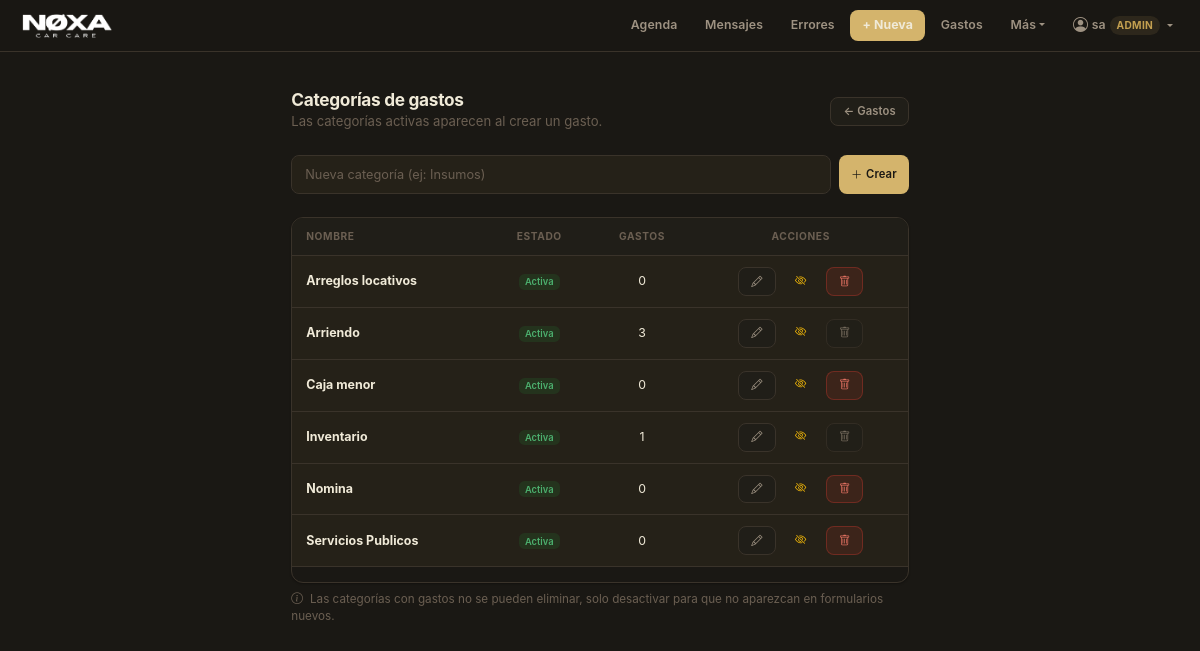
The page /expense-categories (signed in) on the database its author committed.
### app.py (models this page shows, shortened)
class User(db.Model):
    __tablename__ = "users"
    id           = db.Column(db.Integer, primary_key=True)
    username     = db.Column(db.String(80), nullable=False, unique=True)
    password_hash= db.Column(db.String(256), nullable=False)
    role         = db.Column(db.String(20), nullable=False, default="operario")
    is_active    = db.Column(db.Boolean, default=True)
    created_at   = db.Column(db.DateTime, nullable=False, default=datetime.utcnow)
    must_change_password = db.Column(db.Boolean, default=False)
    salary          = db.Column(db.Integer, default=0)
    is_trial_period = db.Column(db.Boolean, default=False)  # override manual (legado)
    hire_date       = db.Column(db.Date, nullable=True)     # fecha real de ingreso

class ExpenseCategory(db.Model):
    __tablename__ = "expense_categories"
    id = db.Column(db.Integer, primary_key=True)
    name = db.Column(db.String(80), nullable=False, unique=True)
    is_active = db.Column(db.Boolean, default=True)

### app.py (the view)
@app.route("/expense-categories")
def expense_categories_list():
    if not getattr(g, "current_user", None) or g.current_user.role != "admin":
        flash("Acceso restringido a administradores.", "danger")
        return redirect(url_for("expenses_list"))
    categories = ExpenseCategory.query.order_by(ExpenseCategory.name).all()
    from sqlalchemy import func
    counts = {
        row.category: row.count
        for row in db.session.query(
            Expense.category, func.count(Expense.id).label("count")
        ).group_by(Expense.category).all()
    }
    return render_template("expense_categories.html", categories=categories, counts=counts)

### app.py (called while the page is built)
@app.before_request
def require_login():
    endpoint = request.endpoint
    if endpoint in PUBLIC_ENDPOINTS:
        return
    user_id = session.get("user_id")
    if not user_id:
        return redirect(url_for("login", next=request.path))
    user = User.query.get(user_id)
    if not user or not user.is_active:
        session.clear()
        return redirect(url_for("login"))
    g.current_user = user
    if bool(user.must_change_password) and endpoint not in CHANGE_PWD_ENDPOINTS:
        flash("Debes cambiar tu contraseña antes de continuar.", "warning")
        return redirect(url_for("change_password"))
    if user.role == "operario" and endpoint not in OPERARIO_ENDPOINTS:
        flash("No tienes permiso para acceder a esa sección.", "danger")
        return redirect(url_for("calendar_view"))

@app.context_processor
def inject_user():
    return {"current_user": getattr(g, "current_user", None)}

### templates/expense_categories.html (shortened to what this page needs)
{% extends "base.html" %}
{% block content %}
<div class="container mt-4" style="max-width:640px;">
  <div class="d-flex align-items-center justify-content-between mb-4">
    <div>
      <h2 class="mb-0">Categorías de gastos</h2>
      <small class="text-muted">Las categorías activas aparecen al crear un gasto.</small>
    </div>
    <a href="{{ url_for('expenses_list') }}" class="btn btn-outline-secondary btn-sm">← Gastos</a>
  </div>
  <form method="POST" action="{{ url_for('expense_categories_new') }}"
        class="d-flex gap-2 mb-4">
    <input type="text" name="name" class="form-control"
           placeholder="Nueva categoría (ej: Insumos)" required autocomplete="off">
    <button type="submit" class="btn btn-primary btn-sm" style="white-space:nowrap;">
      <i class="bi bi-plus-lg me-1"></i>Crear
    </button>
  </form>
  <div class="table-responsive">
    <table class="table table-dark table-hover align-middle">
      <thead>
        <tr>
          <th>Nombre</th>
          <th class="text-center">Estado</th>
          <th class="text-center">Gastos</th>
          <th class="text-center">Acciones</th>
        </tr>
      </thead>
      <tbody>
        {% for c in categories %}
        <tr>
          <td class="fw-bold" style="color:{% if not c.is_active %}var(--text3){% else %}var(--text){% endif %};">
            {{ c.name }}
          </td>
          <td class="text-center">
            {% if c.is_active %}
              <span class="badge bg-success">Activa</span>
            {% else %}
              <span class="badge bg-secondary">Inactiva</span>
            {% endif %}
          </td>
          <td class="text-center" style="font-size:0.82rem;color:var(--text2);">
            {{ counts.get(c.name, 0) }}
          </td>
          <td class="text-center">
            <div class="d-flex gap-2 justify-content-center">
              <button class="btn btn-sm btn-outline-secondary"
                      data-bs-toggle="modal"
                      data-bs-target="#modalRename"
                      data-id="{{ c.id }}"
                      data-name="{{ c.name }}"
                      title="Renombrar">
                <i class="bi bi-pencil"></i>
              </button>
              <form method="POST"
                    action="{{ url_for('expense_categories_toggle', category_id=c.id) }}"
                    class="m-0">
                {% if c.is_active %}
                  <button type="submit" class="btn btn-sm btn-outline-warning"
                          title="Desactivar">
                    <i class="bi bi-eye-slash"></i>
                  </button>
                {% else %}
                  <button type="submit" class="btn btn-sm btn-outline-success"
                          title="Activar">
                    <i class="bi bi-eye"></i>
                  </button>
                {% endif %}
              </form>
              {% if counts.get(c.name, 0) == 0 %}
              <form method="POST"
                    action="{{ url_for('expense_categories_delete', category_id=c.id) }}"
                    class="m-0"
                    onsubmit="return confirm('¿Eliminar la categoría \'{{ c.name }}\'?')">
                <button type="submit" class="btn btn-sm btn-outline-danger" title="Eliminar">
                  <i class="bi bi-trash"></i>
                </button>
              </form>
              {% else %}
              <button class="btn btn-sm btn-outline-secondary"
                      disabled
                      title="Tiene {{ counts.get(c.name, 0) }} gasto(s) — desactívala en lugar de eliminarla">
                <i class="bi bi-trash"></i>
              </button>
              {% endif %}
            </div>
          </td>
        </tr>
        {% endfor %}
      </tbody>
    </table>
  </div>
  <p class="text-muted mt-2" style="font-size:0.78rem;">
    <i class="bi bi-info-circle me-1"></i>
    Las categorías con gastos no se pueden eliminar, solo desactivar para que no aparezcan en formularios nuevos.
  </p>
</div>
{% endblock %}

### templates/base.html (shortened to what this page needs)
<!doctype html>
<html lang="es">
<head>
  <link href="https://cdn.jsdelivr.net/npm/bootstrap@5.3.3/dist/css/bootstrap.min.css" rel="stylesheet">
  <link href="https://cdn.jsdelivr.net/npm/bootstrap-icons@1.11.3/font/bootstrap-icons.min.css" rel="stylesheet">
</head>
<body>
<nav class="navbar navbar-expand-lg mb-0"
     style="background:rgba(26,24,20,0.95);backdrop-filter:blur(20px);-webkit-backdrop-filter:blur(20px);border-bottom:1px solid var(--border);">
  <div class="container-fluid px-3">
    <a class="navbar-brand" href="{{ url_for('calendar_view') }}" style="padding:0;">
      <img src="{{ url_for('static', filename='img/logotipo.png') }}" alt="Agenda Detailing" class="navbar-logo"
        onerror="this.style.display='none';this.insertAdjacentHTML('afterend','<span class=\'navbar-brand-text\'>Agenda</span>');">
    </a>
    <div class="collapse navbar-collapse justify-content-end" id="navbarContent">
      <div class="d-flex flex-column flex-lg-row align-items-lg-center gap-1 py-2 py-lg-0">
        <a class="nav-link-custom" href="{{ url_for('calendar_view') }}">Agenda</a>
        {% if not current_user or current_user.role != 'operario' %}
        <a class="nav-link-custom" href="{{ url_for('whatsapp_inbox') }}">Mensajes</a>
        <a class="nav-link-custom" href="{{ url_for('quality_errors_list') }}">Errores</a>
        {% endif %}
        <a class="nav-link-custom nav-link-accent" href="{{ url_for('new_appointment') }}">+ Nueva</a>
        {% if not current_user or current_user.role != 'operario' %}
        <a class="nav-link-custom" href="{{ url_for('expenses_new') }}">Gastos</a>
        {% endif %}
        <div class="dropdown">
          <button class="nav-link-custom border-0 bg-transparent dropdown-toggle"
                  type="button" data-bs-toggle="dropdown" aria-expanded="false">Más</button>
        </div>
        {% if current_user %}
        <div class="dropdown">
          <button class="nav-link-custom border-0 bg-transparent dropdown-toggle d-flex align-items-center gap-1"
                  type="button" data-bs-toggle="dropdown" aria-expanded="false">
            <i class="bi bi-person-circle" style="font-size:1rem;"></i>
            <span>{{ current_user.username }}</span>
            <span style="font-size:0.68rem;padding:2px 7px;border-radius:20px;background:var(--accent-bg);color:var(--accent-dk);font-weight:700;text-transform:uppercase;letter-spacing:0.3px;">{{ current_user.role }}</span>
          </button>
        </div>
        {% endif %}
      </div>
    </div>
  </div>
</nav>
<div class="container-fluid px-3 px-lg-4 pt-3">
  {% block content %}{% endblock %}
</div>
</body>
</html>

### templates/base.html (style rules this page uses)
:root { color-scheme: dark; --bg: #1a1814; --bg2: #201e18; --surface: #252118; --surface2: #2e2a20; --border: #3a332a; --border2: rgba(212,180,108,0.25); --text: #f0ead8; --text2: #9e9282; --text3: #6b5f52; --accent: #d4b46c; --accent-dk: #c4a050; --accent-bg: rgba(212,180,108,0.10); --ink: #f0ead8; --radius: 12px; --radius-sm: 8px; --shadow: 0 1px 3px rgba(0,0,0,0.4), 0 4px 12px rgba(0,0,0,0.25); --shadow-sm: 0 1px 2px rgba(0,0,0,0.3); }
*, *::before, *::after { box-sizing: border-box; }
html, body { margin: 0; padding: 0; background-color: var(--bg) !important; color: var(--text); font-family: -apple-system, BlinkMacSystemFont, "Segoe UI", sans-serif; -webkit-font-smoothing: antialiased; font-size: 15px; }
.container-fluid, .container { background: transparent !important; }
h1, h2, h3, h4, h5, h6 { color: var(--text); font-weight: 700; letter-spacing: -0.3px; }
h2 { font-size: 1.15rem; }
p, span, td, li { color: var(--text2); }
.navbar-logo { height: 36px; width: auto; display: block; }
.nav-link-custom { color: var(--text2); text-decoration: none; font-size: 0.82rem; font-weight: 600; padding: 6px 12px; border-radius: var(--radius-sm); transition: color 0.15s, background 0.15s; letter-spacing: 0.1px; cursor: pointer; white-space: nowrap; }
.nav-link-accent { color: var(--ink) !important; background: var(--accent) !important; font-weight: 700; }
.btn { font-size: 0.82rem !important; font-weight: 600 !important; border-radius: var(--radius-sm) !important; padding: 8px 16px !important; transition: all 0.15s !important; box-shadow: none !important; letter-spacing: 0.1px; border: none !important; }
.btn-primary { background: var(--accent) !important; color: #1a1814 !important; }
.btn-secondary, .btn-outline-secondary { background: var(--bg2) !important; border: 1px solid var(--border) !important; color: var(--text2) !important; }
.btn-danger, .btn-outline-danger { background: rgba(192,57,43,0.15) !important; border: 1px solid rgba(192,57,43,0.4) !important; color: #e07060 !important; }
.btn-sm { padding: 5px 12px !important; font-size: 0.75rem !important; }
.form-control, .form-select { background-color: var(--surface) !important; border: 1.5px solid var(--border) !important; color: var(--text) !important; border-radius: var(--radius-sm) !important; box-shadow: none !important; font-size: 0.85rem !important; padding: 9px 13px !important; transition: border-color 0.15s !important; }
.form-control::placeholder { color: var(--text3) !important; }
.table-dark { --bs-table-bg: var(--surface) !important; --bs-table-hover-bg: var(--bg) !important; --bs-table-border-color: var(--border) !important; color: var(--text) !important; font-size: 0.83rem; }
.table-dark thead th { background: var(--bg2) !important; color: var(--text3) !important; font-weight: 700 !important; font-size: 0.68rem !important; text-transform: uppercase !important; letter-spacing: 0.6px !important; border-bottom: 1px solid var(--border) !important; padding: 11px 14px !important; }
.table-dark td { padding: 11px 14px !important; vertical-align: middle !important; color: var(--text) !important; border-color: var(--border) !important; }
.table-responsive { border-radius: var(--radius); overflow: hidden; border: 1px solid var(--border); box-shadow: var(--shadow-sm); }
.badge.bg-success { background: rgba(30,126,52,0.20) !important; color: #4caf6e !important; font-weight: 600; }
.text-muted { color: var(--text3) !important; }
.fw-bold { color: var(--text) !important; }
nav.navbar { position: relative; z-index: 1040; }

### rows shown on the page
User: username "sa", role "ADMIN"
ExpenseCategory: name "Arreglos locativos", is_active "Activa", get "0"
ExpenseCategory: name "Arriendo", is_active "Activa", get "3"
ExpenseCategory: name "Caja menor", is_active "Activa", get "0"
ExpenseCategory: name "Inventario", is_active "Activa", get "1"
ExpenseCategory: name "Nomina", is_active "Activa", get "0"
ExpenseCategory: name "Servicios Publicos", is_active "Activa", get "0"
